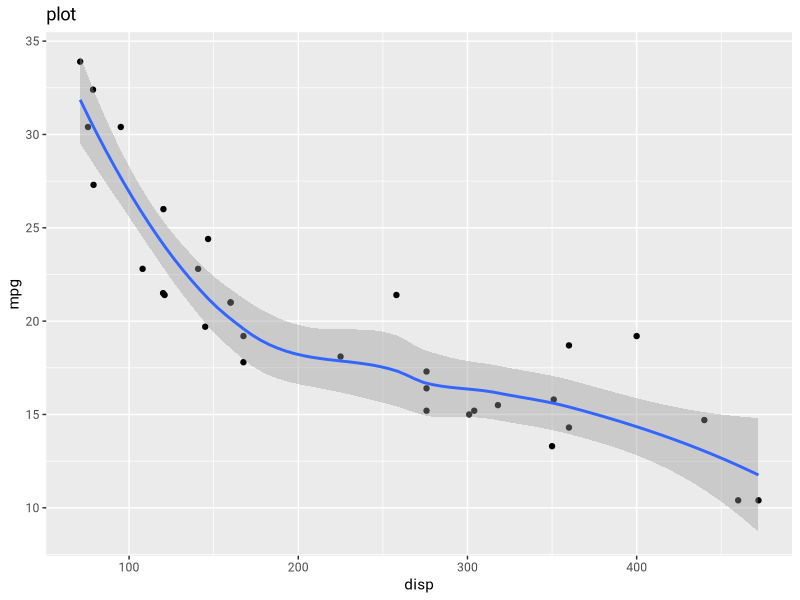

Write R code to recreate this figure.
## ---- chunk 1
knitr::opts_chunk$set(dev = "ragg_png")
## ---- chunk 2

library(tidyverse)
ggplot(mtcars,aes(disp,mpg))+
  geom_point()+
  geom_smooth()+
  labs(title = "plot")+
  theme(text=element_text(family = "Roboto"))
